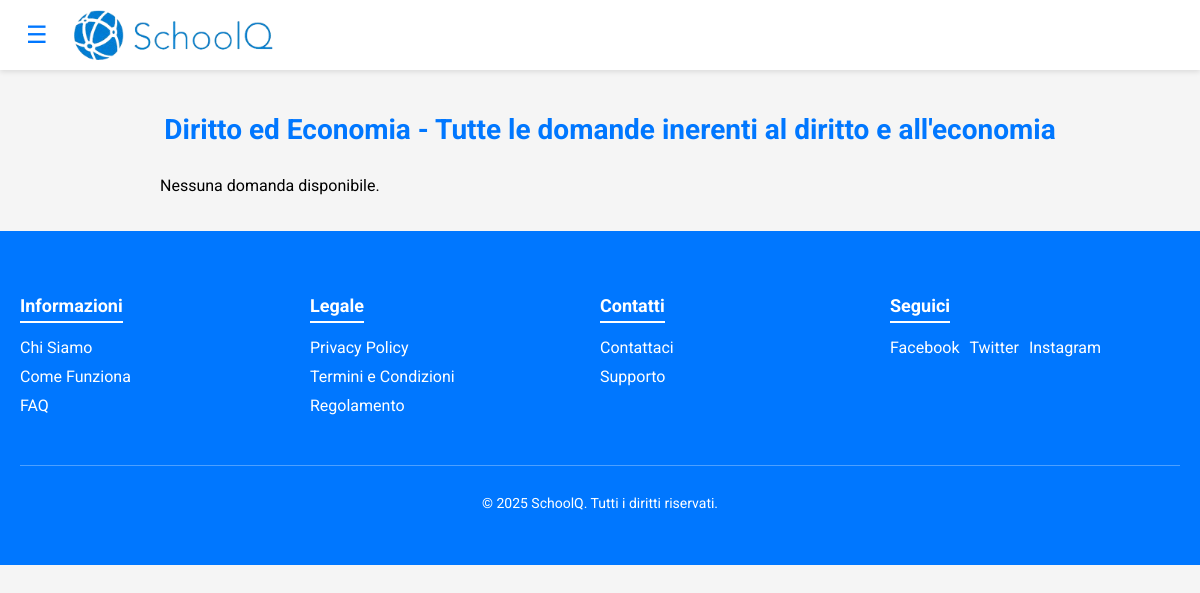
Screenshot of /php_front/categoria.php?id=4 with the database file from the repository.
### tables this page shows
CREATE TABLE `categorie` (
  `IDCategoria` int(11) NOT NULL,
  `nome` varchar(40) NOT NULL,
  `descrizione` varchar(100) NOT NULL
);

### php_front/categoria.php (the view, shortened to what this page needs)
<?php
    $categoria = isset($_GET['id']) ? intval($_GET['id']) : 0;
    $servername = "localhost";
    $username = "root";
    $password = "";
    $dbname = "schoolq";
    $conn = new mysqli($servername, $username, $password, $dbname);
    $conn->set_charset("utf8mb4");
    $stmt = $conn->prepare("SELECT d.questionID, c.nome AS categoria, d.dataPubbl, d.QuestionText, d.nLike, u.nome, u.cognome, c.descrizione
                            FROM domande d
                            JOIN utenti u ON d.userID = u.userID
                            JOIN categorie c ON c.IDCategoria = d.categoriaID
                            WHERE categoriaID = ?
                            ORDER BY d.dataPubbl DESC");
    $stmt->bind_param("i", $categoria);
    $stmt->execute();
    $result = $stmt->get_result();
?>
<!DOCTYPE html>
<html lang="it">
<head>
  <link rel="stylesheet" href="../CSS/menuCSS.css">
</head>
<body>
  <header class="top-navbar">
    <div class="nav-container">
      <div class="logo">
        <button class="toggle-btn" onclick="toggleSidebar()">&#9776;</button>
        <img src="../Immagini/mondo01.png" alt="SchoolQ Logo">
      </div>
    </div>
  </header>
  <div id="main-content" class="main-content">
    <div class="questions">
      <h2><?php
        $stmt = $conn->prepare("SELECT *
                                FROM  categorie
                                WHERE IDcategoria = ?");
        $stmt->bind_param("i", $categoria);
        $stmt->execute();
        $titulo = $stmt->get_result();
        $arr = $titulo-> fetch_assoc();
        echo $arr['nome'] . " - " . $arr['descrizione'];
        ?></h2>
      <?php
      if ($result->num_rows > 0) {
          while($row = $result->fetch_assoc()) {
              echo '<div class="question-item">';
              echo   '<div class="question-header">';
              echo     '<h3 class="question-title">' . htmlspecialchars($row["categoria"] ?? "Categoria non disponibile") . '</h3>';
              echo     '<div class="question-meta">Pubblicato alle ' . ($row["dataPubbl"] ?? "Data non disponibile") . ' - da <strong>'
                       . htmlspecialchars(($row['nome'] ?? "Nome non disponibile") . ' ' . ($row['cognome'] ?? "Cognome non disponibile")) . '</strong></div>';
              echo   '</div>';
              echo   '<div class="question-body">';
              echo     '<p>' . nl2br(htmlspecialchars($row["QuestionText"] ?? "")) . '</p>';
              echo   '</div>';
              echo   '<div class="question-footer">';
              echo     '<a href="risposta.php?id=' . $row["questionID"] . '" class="button">Vedi di più</a>';
              $questionID = intval($row["questionID"]);
              $countStmt = $conn->prepare("SELECT COUNT(*) as count FROM risposte WHERE QuestionID = ?");
              $countStmt->bind_param("i", $questionID);
              $countStmt->execute();
              $countResult = $countStmt->get_result();
              echo     '<div class="question-stats">';
              if ($countResult && $countResult->num_rows > 0) {
                  $num = $countResult->fetch_assoc();
                  echo '<span>Risposte: ' . ($num["count"] ?? 0) . '</span>';
              } else {
                  echo '<span>Risposte: 0</span>';
              }
              echo '<span>Likes: ' . htmlspecialchars($row["nLike"] ?? "0") . '</span>';
              echo     '</div>';
              echo   '</div>';
              echo '</div>';
          }
      } else {
          echo "<p>Nessuna domanda disponibile.</p>";
      }
      ?>
    </div>
  </div>
  <footer class="footer">
    <div class="footer-container">
      <div class="footer-section">
        <h4>Informazioni</h4>
        <ul>
          <li><a href="chi-siamo.html">Chi Siamo</a></li>
          <li><a href="guida.html">Come Funziona</a></li>
          <li><a href="faq.html">FAQ</a></li>
        </ul>
      </div>
      <div class="footer-section">
        <h4>Legale</h4>
        <ul>
          <li><a href="privacy.html">Privacy Policy</a></li>
          <li><a href="termini.html">Termini e Condizioni</a></li>
          <li><a href="regolamento.html">Regolamento</a></li>
        </ul>
      </div>
      <div class="footer-section">
        <h4>Contatti</h4>
        <ul>
          <li><a href="contact.html">Contattaci</a></li>
          <li><a href="supporto.html">Supporto</a></li>
        </ul>
      </div>
      <div class="footer-section social">
        <h4>Seguici</h4>
        <ul>
          <li><a href="https://facebook.com/tuoforum" target="_blank">Facebook</a></li>
          <li><a href="https://twitter.com/tuoforum" target="_blank">Twitter</a></li>
          <li><a href="https://instagram.com/tuoforum" target="_blank">Instagram</a></li>
        </ul>
      </div>
      <div class="footer-bottom">
        <p>&copy; 2025 SchoolQ. Tutti i diritti riservati.</p>
      </div>
    </div>
  </footer>
</body>
</html>

### CSS/menuCSS.css (style rules this page uses)
body { margin: 0; padding: 0; font-family: 'Roboto', sans-serif; background-color: #f5f5f5; }
.top-navbar { position: fixed; top: 0; left: 0; width: 100%; background-color: #ffffff; box-shadow: 0 2px 5px rgba(0,0,0,0.1); z-index: 1100; padding: 10px 0; }
.nav-container { max-width: 1200px; margin: 100 auto; display: flex; align-items: center; padding: 0 20px; }
.nav-container .logo { display: flex; align-items: center; }
.nav-container .logo img { max-height: 50px; margin-right: 1200px; }
.toggle-btn { font-size: 24px; background: none; border: none; color: #0077ff; cursor: pointer; margin-right: 20px; }
.main-content { margin-top: 70px; padding: 20px; transition: margin-left 0.3s ease; margin-left: 20px; }
.questions { max-width: 900px; margin: 0 auto; }
.questions h2 { text-align: center; margin-bottom: 30px; font-size: 28px; color: #0077ff; }
.footer { background-color: #0077ff; color: #fff; padding: 40px 20px; font-family: 'Roboto', sans-serif; }
.footer-container { max-width: 1200px; margin: 0 auto; display: flex; flex-wrap: wrap; justify-content: space-between; }
.footer-section { flex: 1; min-width: 200px; margin-bottom: 20px; }
.footer-section h4 { font-size: 18px; margin-bottom: 15px; border-bottom: 2px solid #fff; display: inline-block; padding-bottom: 5px; }
.footer-section ul { list-style: none; padding: 0; margin: 0; }
.footer-section ul li { margin-bottom: 10px; }
.footer-section ul li a { text-decoration: none; color: #fff; transition: color 0.3s ease; }
.footer-section.social ul { display: flex; gap: 10px; }
.footer-section.social ul li { margin-bottom: 0; }
.footer-bottom { width: 100%; text-align: center; border-top: 1px solid rgba(255, 255, 255, 0.3); padding-top: 15px; margin-top: 20px; font-size: 14px; }

### rows the page displays
categorie: nome "Diritto ed Economia", descrizione "Tutte le domande inerenti al diritto e all'economia"
